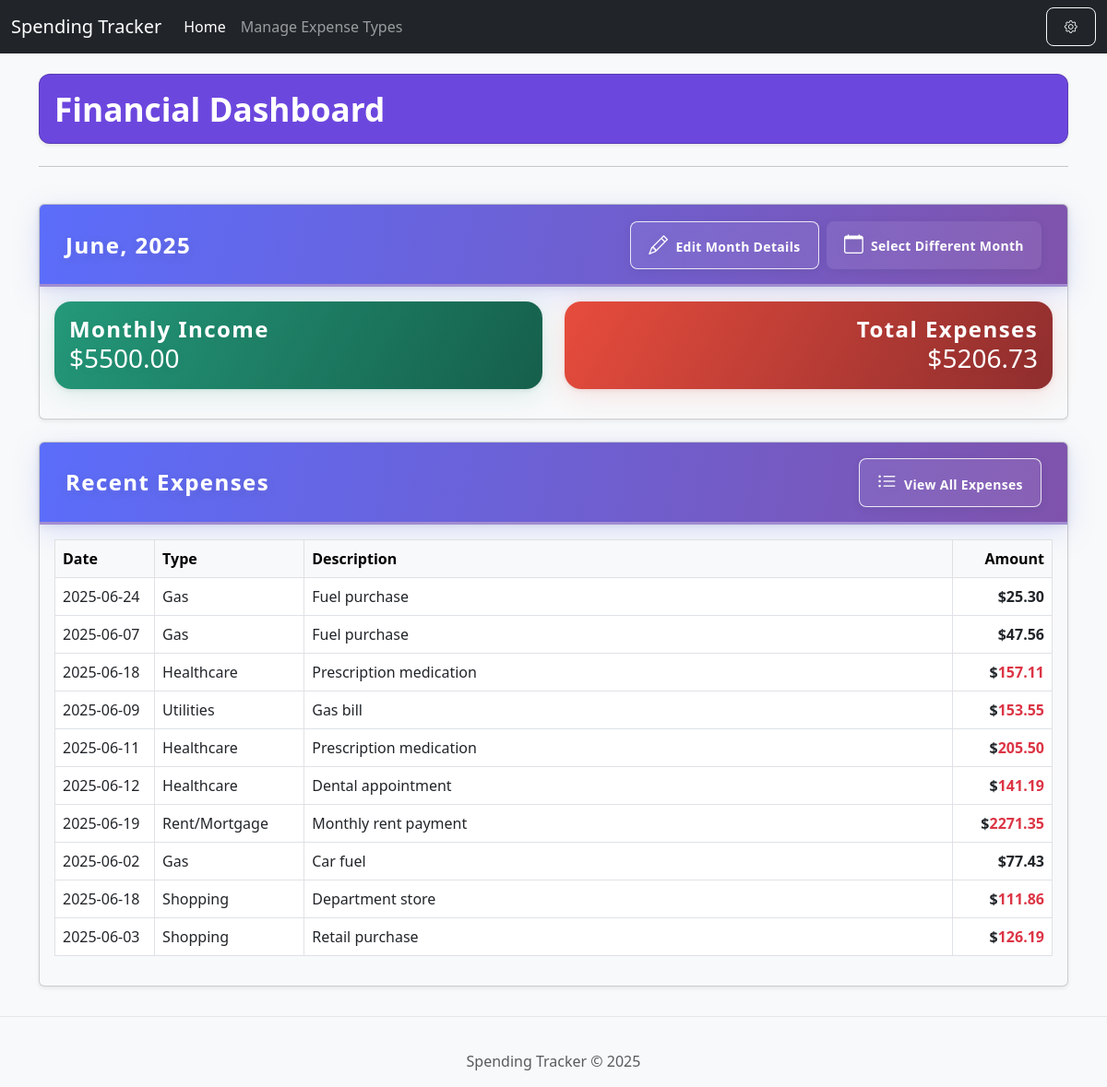
The page / on the database its author committed.
### tables this page shows
CREATE TABLE months (
            id INTEGER PRIMARY KEY AUTOINCREMENT,
            month INTEGER NOT NULL CHECK (month >= 1 AND month <= 12),
            year INTEGER NOT NULL CHECK (year >= 2020),
            starting_bank_value DECIMAL(10, 2) DEFAULT 0.00,
            monthly_income DECIMAL(10, 2) DEFAULT 0.00,
            created_at TIMESTAMP DEFAULT CURRENT_TIMESTAMP,
            UNIQUE(month, year)
        );

CREATE TABLE expenses (
            id INTEGER PRIMARY KEY AUTOINCREMENT,
            amount DECIMAL(10, 2) NOT NULL,
            description TEXT,
            expense_type_id INTEGER NOT NULL,
            date DATE NOT NULL,
            is_recurring BOOLEAN DEFAULT FALSE,
            recurring_day INTEGER CHECK (recurring_day >= 1 AND recurring_day <= 31),
            is_active BOOLEAN DEFAULT TRUE,
            created_at TIMESTAMP DEFAULT CURRENT_TIMESTAMP,
            updated_at TIMESTAMP DEFAULT CURRENT_TIMESTAMP,
            FOREIGN KEY (expense_type_id) REFERENCES expense_types(id)
        );

CREATE TABLE expense_types (
            id INTEGER PRIMARY KEY AUTOINCREMENT,
            name TEXT NOT NULL UNIQUE,
            is_active BOOLEAN DEFAULT TRUE,
            created_at TIMESTAMP DEFAULT CURRENT_TIMESTAMP
        );

### app.py (the view)
@app.route('/')
def index():
    conn = get_db_connection()
    expense_types = conn.execute('SELECT * FROM expense_types WHERE is_active = TRUE ORDER BY name').fetchall()
    current_month_id = request.args.get('current_month_id', None)
    if current_month_id:
        session['current_month_id'] = current_month_id
    elif 'current_month_id' in session:
        current_month_id = session['current_month_id']
    if current_month_id:
        current_month_data = conn.execute('SELECT * FROM months WHERE id = ?', (current_month_id,)).fetchone()
        if not current_month_data:
            current_month_data = conn.execute('SELECT * FROM months ORDER BY year DESC, month DESC LIMIT 1').fetchone()
            if current_month_data:
                session['current_month_id'] = current_month_data['id']
    else:
        current_month_data = conn.execute('SELECT * FROM months ORDER BY year DESC, month DESC LIMIT 1').fetchone()
        if current_month_data:
            session['current_month_id'] = current_month_data['id']
    recent_expenses = conn.execute('''
        SELECT e.id, e.amount, e.description, e.date, et.name as expense_type_name, e.created_at
        FROM expenses e
        JOIN expense_types et ON e.expense_type_id = et.id
        WHERE e.is_active = TRUE
        ORDER BY e.created_at DESC
        LIMIT 10
    ''').fetchall()
    total_amount = 0.0
    if current_month_data:
        total_amount_row = conn.execute(
            'SELECT SUM(amount) as total FROM expenses WHERE is_active = TRUE AND strftime("%Y", date) = ? AND strftime("%m", date) = ?',
            (str(current_month_data['year']), f"{int(current_month_data['month']):02d}")
        ).fetchone()
        total_amount = total_amount_row['total'] if total_amount_row['total'] is not None else 0.0
    conn.close()
    return render_template('index.html', expense_types=expense_types, current_month=current_month_data,
                           recent_expenses=recent_expenses, month_error=None, show_month_modal=False, total_amount=total_amount)

### app.py (called while the page is built)
def get_db_connection():
    conn = sqlite3.connect(DB_PATH)
    conn.row_factory = sqlite3.Row
    return conn

@app.context_processor
def inject_current_year():
    return {'current_year': datetime.utcnow().year}

### templates/index.html (shortened to what this page needs)
{% extends "base.html" %}
{% block content %}
<div class="row mb-4">
    <div class="col-12">
        <div class="dashboard-header card shadow-sm mb-4 p-3" style="background: #6c47de; color: #fff; border-radius: 0.75rem;">
    <h1 class="mb-0" style="font-weight: 700; font-size: 2.2rem;">Financial Dashboard</h1>
</div>
        <hr>
    </div>
</div>
<div class="row">
    <div class="col-12">
        {% if current_month %}
            <div class="card card-custom bg-light mb-4 shadow-sm">
                <div class="card-header section-header d-flex justify-content-between align-items-center">
    <h2 class="section-header-title mb-0">
    {{ ["January", "February", "March", "April", "May", "June", "July", "August", "September", "October", "November", "December"][current_month['month']-1] }}, {{ current_month['year'] }}
</h2>
    <div class="d-flex gap-2">
        <a href="#" class="btn btn-sm btn-outline-primary" data-bs-toggle="modal" data-bs-target="#editMonthModal">
            <i class="bi bi-pencil me-1"></i> Edit Month Details
        </a>
        <a href="{{ url_for('month_routes.list_months') }}" class="btn btn-sm btn-primary">
            <i class="bi bi-calendar me-1"></i> Select Different Month
        </a>
    </div>
</div>
                <div class="card-body">
    <div class="row">
        <div class="col-md-6">
            <div class="card card-monthly-income mb-3">
                <div class="card-body">
                    <h5 class="section-header-title">Monthly Income</h5>
                    <p class="card-text h3">${{ "%.2f"|format(current_month['monthly_income']) }}</p>
                </div>
            </div>
        </div>
        <div class="col-md-6">
            <div class="card card-total-expenses mb-3">
                <div class="card-body text-end">
                    <h5 class="section-header-title">Total Expenses</h5>
                    <p class="card-text h3 mb-0">${{ "%.2f"|format(total_amount) }}</p>
                </div>
            </div>
        </div>
    </div>
</div>
            </div>
        {% else %}
            <div class="alert alert-warning" role="alert">
                No month data found. Please ensure the database is set up correctly and has month entries.
            </div>
        {% endif %}
    </div>
</div>
<div class="row mb-4">
    <div class="col-12">
        <div class="card card-custom bg-light shadow-sm">
            <div class="card-header section-header d-flex justify-content-between align-items-center">
    <h2 class="section-header-title mb-0">Recent Expenses</h2>
    <a href="{{ url_for('expense_routes.view_expenses') }}" class="btn btn-sm btn-outline-primary">
        <i class="bi bi-list-ul me-1"></i> View All Expenses
    </a>
</div>
            <div class="card-body">
                {% if recent_expenses %}
                    <div class="table-responsive">
                        <table class="table table-hover table-bordered">
                            <thead class="table-light">
                                <tr>
                                    <th style="width:10%">Date</th>
                                    <th style="width:15%">Type</th>
                                    <th style="width:auto">Description</th>
                                    <th class="text-end" style="width:10%">Amount</th>
                                </tr>
                            </thead>
                            <tbody>
                                {% for expense in recent_expenses[:10] %}
                                    <tr class="{% if loop.index is even %}alt-row{% endif %}">
                                        <td style="width:10%">{{ expense.date }}</td>
                                        <td style="width:15%">{{ expense.expense_type_name }}</td>
                                        <td style="width:auto">{{ expense.description|default('', true) }}</td>
                                        <td class="text-end fw-bold" style="width:10%">$<span class="{% if expense.amount > 100 %}text-danger{% endif %}">{{ "%.2f"|format(expense.amount) }}</span></td>
                                    </tr>
                                {% endfor %}
                            </tbody>
                        </table>
                    </div>
                {% else %}
                    <div class="alert alert-info">
                        No expenses found. Add your first expense to get started!
                    </div>
                {% endif %}
            </div>
        </div>
    </div>
</div>
{% endblock %}

### static/css/style.css (style rules this page uses)
body { padding-top: 56px; background-color: #f8f9fa; color: #333; font-family: 'Segoe UI', Roboto, 'Helvetica Neue', Arial, sans-serif; }
.btn { border-radius: 8px; padding: 0.6rem 1.2rem; font-weight: 500; transition: all 0.3s ease; }
.btn-primary { background: linear-gradient(135deg, #4a6cf7, #3b5de7); border: none; }
.alt-row { background-color: #e9ecef !important; }
.section-header-btn, .section-header .btn, .section-header .btn-outline-primary, .section-header .btn-outline-secondary { color: #fff !important; border-color: rgba(255,255,255,0.85) !important; background: rgba(255,255,255,0.08) !important; font-weight: 600; box-shadow: 0 2px 8px rgba(44,62,80,0.10); transition: background 0.2s, color 0.2s, border-color 0.2s; }
.card-total-expenses { background: linear-gradient(120deg, #e74c3c 0%, #8e2e2e 100%); color: #fff; border-radius: 18px; box-shadow: 0 6px 28px 0 rgba(231,76,60,0.14), 0 1.5px 4px 0 rgba(142,46,46,0.12); border: none; overflow: hidden; }
.card-total-expenses .section-header-title, .card-total-expenses .card-text, .card-total-expenses h5 { color: #fff !important; text-shadow: 0 2px 8px rgba(142,46,46,0.12); }
.card-monthly-income { background: linear-gradient(120deg, #24997a 0%, #155f4b 100%); color: #fff; border-radius: 18px; box-shadow: 0 6px 28px 0 rgba(36,153,122,0.14), 0 1.5px 4px 0 rgba(21,95,75,0.12); border: none; overflow: hidden; }
.card-monthly-income .section-header-title, .card-monthly-income .card-text, .card-monthly-income h5 { color: #fff !important; text-shadow: 0 2px 8px rgba(21,95,75,0.12); }
.section-header { background: linear-gradient(100deg, #5b6dfa 0%, #7f53ac 100%); box-shadow: 0 8px 32px 0 rgba(91, 109, 250, 0.18), 0 2px 8px 0 rgba(44, 62, 80, 0.10); border-radius: 16px 16px 0 0; padding: 1.1rem 1.75rem 1rem 1.75rem; margin-bottom: 0; border: none; border-bottom: 3px solid #a18cd1; font-family: 'Montserrat', 'Segoe UI', Roboto, 'Helvetica Neue', Arial, sans-serif; display: flex; align-items: center; gap: 0.5rem; min-height: 60px; letter-spacing: 0.02em; color: #fff; }
.section-header-title { font-family: 'Montserrat', 'Segoe UI', Roboto, 'Helvetica Neue', Arial, sans-serif; font-weight: 800; font-size: 1.5rem; color: #fff; letter-spacing: 0.06em; text-shadow: 0 3px 12px rgba(44, 62, 80, 0.18), 0 1.5px 4px rgba(161, 140, 209, 0.18); margin-bottom: 0; filter: brightness(1.15) saturate(1.2); }
.section-header .bi { font-size: 1.3rem; color: #fff; filter: drop-shadow(0 2px 4px rgba(44, 62, 80, 0.14)); }

### templates/base.html (style rules this page uses)
body { padding-top: 56px; }

### rows shown on the page
months: month "June", year "2025", monthly_income "5500.00"
expenses: date "2025-06-24", expense_type_name "Gas", description "Fuel purchase", amount "25.30"
expenses: date "2025-06-07", expense_type_name "Gas", description "Fuel purchase", amount "47.56"
expenses: date "2025-06-18", expense_type_name "Healthcare", description "Prescription medication", amount "157.11"
expenses: date "2025-06-09", expense_type_name "Utilities", description "Gas bill", amount "153.55"
expenses: date "2025-06-11", expense_type_name "Healthcare", description "Prescription medication", amount "205.50"
expenses: date "2025-06-12", expense_type_name "Healthcare", description "Dental appointment", amount "141.19"
expenses: date "2025-06-19", expense_type_name "Rent/Mortgage", description "Monthly rent payment", amount "2271.35"
expenses: date "2025-06-02", expense_type_name "Gas", description "Car fuel", amount "77.43"
expenses: date "2025-06-18", expense_type_name "Shopping", description "Department store", amount "111.86"
expenses: date "2025-06-03", expense_type_name "Shopping", description "Retail purchase", amount "126.19"

### other values the page prints
{{ "%.2f"|format(total_amount) }} "5206.73"
